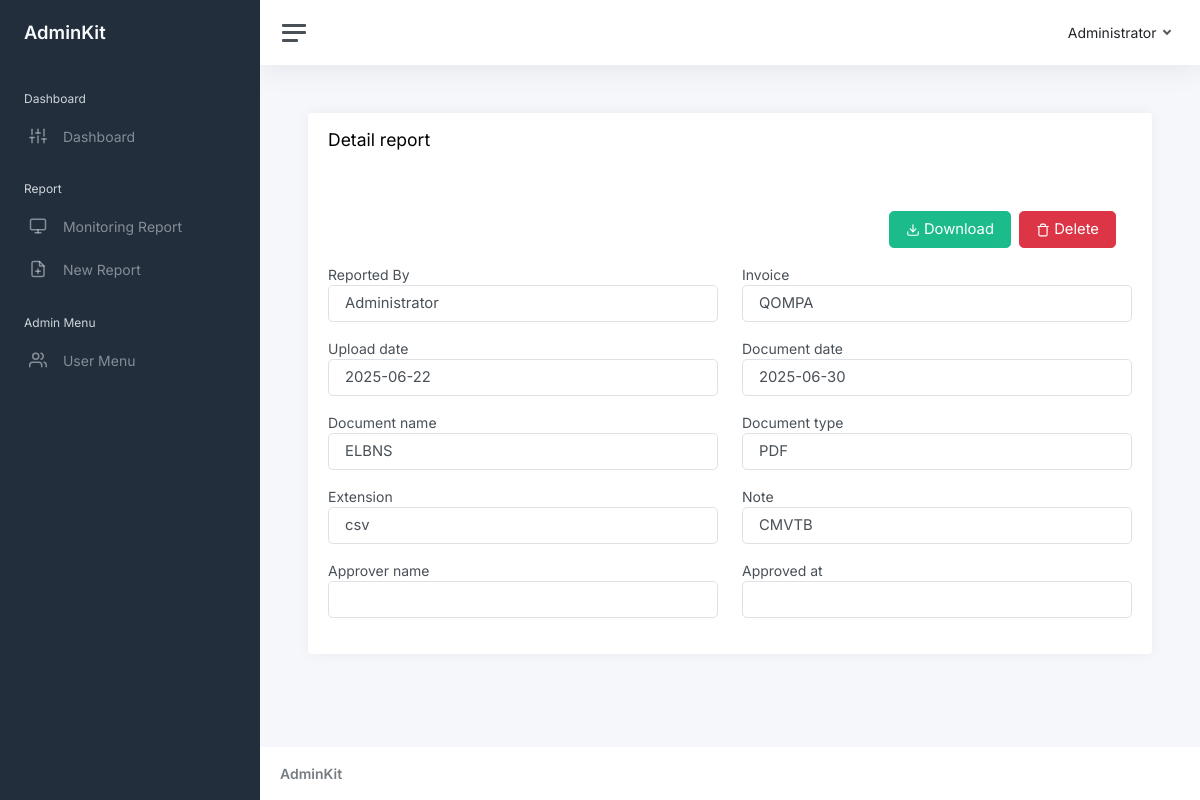
/show-report.php?invoice=QOMPA (signed in), run on the app's committed database.
### tables this page shows
CREATE TABLE IF NOT EXISTS `reports` (
  `id` int NOT NULL AUTO_INCREMENT,
  `reported_by` int NOT NULL,
  `reporter_role_id` int NOT NULL,
  `invoice` varchar(256) NOT NULL,
  `upload_date` date NOT NULL,
  `document_date` date NOT NULL,
  `document_name` varchar(256) NOT NULL,
  `document_type_id` int NOT NULL,
  `extension` varchar(256) NOT NULL,
  `note` longtext,
  `approved_by` int DEFAULT NULL,
  `approved_at` datetime DEFAULT NULL,
  `created_at` datetime NOT NULL,
  `updated_at` datetime NOT NULL,
  PRIMARY KEY (`id`),
  UNIQUE KEY `invoice` (`invoice`),
  KEY `reported_by` (`reported_by`),
  KEY `reporter_role_id` (`reporter_role_id`),
  KEY `document_type_id` (`document_type_id`),
  KEY `approved_by` (`approved_by`),
  CONSTRAINT `FK_reports_document_type` FOREIGN KEY (`document_type_id`) REFERENCES `document_types` (`id`) ON DELETE CASCADE,
  CONSTRAINT `FK_reports_roles` FOREIGN KEY (`reporter_role_id`) REFERENCES `roles` (`id`) ON DELETE CASCADE,
  CONSTRAINT `FK_reports_users` FOREIGN KEY (`reported_by`) REFERENCES `users` (`id`) ON DELETE CASCADE,
  CONSTRAINT `FK_reports_users_2` FOREIGN KEY (`approved_by`) REFERENCES `users` (`id`) ON DELETE CASCADE
);

CREATE TABLE IF NOT EXISTS `users` (
  `id` int NOT NULL AUTO_INCREMENT,
  `name` varchar(256) NOT NULL,
  `email` varchar(256) NOT NULL,
  `password` varchar(256) NOT NULL,
  `role_id` int NOT NULL,
  `created_at` datetime NOT NULL,
  `updated_at` datetime NOT NULL,
  PRIMARY KEY (`id`),
  UNIQUE KEY `email` (`email`),
  KEY `role_id` (`role_id`),
  CONSTRAINT `FK_users_roles` FOREIGN KEY (`role_id`) REFERENCES `roles` (`id`) ON DELETE CASCADE
);

CREATE TABLE IF NOT EXISTS `document_types` (
  `id` int NOT NULL AUTO_INCREMENT,
  `name` varchar(256) NOT NULL,
  `extension` json NOT NULL,
  PRIMARY KEY (`id`),
  UNIQUE KEY `name` (`name`)
);

### middleware/auth.php (called while the page is built, shortened)
<?php
$auth = (object) $_SESSION['auth'];

### show-report.php (the view, shortened to what this page needs)
<?php
include './config/database.php';
include './middleware/auth.php';
$invoice = $_GET['invoice'];
$query = "SELECT a.id, b.name reporter_name, invoice, upload_date, document_date, document_name, c.name document_type, a.extension, note, d.name approver_name, approved_at FROM reports a LEFT JOIN users b on a.reported_by = b.id LEFT JOIN document_types c ON a.document_type_id = c.id LEFT JOIN users d ON a.approved_by = d.id WHERE invoice = '$invoice'";
$data_reports = mysqli_query($db, $query);
$result = mysqli_fetch_object($data_reports);
?>
<div class="card">
    <div class="card-header">
        <h4>Detail report</h4>
    </div>
    <div class="card-body">
        <div class="m-3 d-flex justify-content-end gap-2">
            <a href="download.php?report=<?= $result->document_name ?>" class="btn btn-lg btn-success"><i data-feather="download"></i> Download</a>
            <?php if (empty($result->approved_at) && $auth->role_id == 1) : ?>
                <button class="btn btn-lg btn-danger" data-bs-toggle="modal" data-bs-target="#delete"><i data-feather="trash"></i> Delete</button>
            <?php endif; ?>
        </div>
        <div class="row">
            <div class="col-12 col-md-6 mb-3">
                <label for="reporter_name">Reported By</label>
                <input type="text" id="reporter_name" value="<?= $result->reporter_name ?>" class="form-control form-control-lg" readonly>
            </div>
            <div class="col-12 col-md-6 mb-3">
                <label for="invoice">Invoice</label>
                <input type="text" id="invoice" value="<?= $result->invoice ?>" class="form-control form-control-lg" readonly>
            </div>
            <div class="col-12 col-md-6 mb-3">
                <label for="upload_date">Upload date</label>
                <input type="text" id="upload_date" value="<?= $result->upload_date ?>" class="form-control form-control-lg" readonly>
            </div>
            <div class="col-12 col-md-6 mb-3">
                <label for="document_date">Document date</label>
                <input type="text" id="document_date" value="<?= $result->document_date ?>" class="form-control form-control-lg" readonly>
            </div>
            <div class="col-12 col-md-6 mb-3">
                <label for="document_name">Document name</label>
                <input type="text" id="document_name" value="<?= $result->document_name ?>" class="form-control form-control-lg" readonly>
            </div>
            <div class="col-12 col-md-6 mb-3">
                <label for="document_type">Document type</label>
                <input type="text" id="document_type" value="<?= $result->document_type ?>" class="form-control form-control-lg" readonly>
            </div>
            <div class="col-12 col-md-6 mb-3">
                <label for="extension">Extension</label>
                <input type="text" id="extension" value="<?= $result->extension ?>" class="form-control form-control-lg" readonly>
            </div>
            <div class="col-12 col-md-6 mb-3">
                <label for="note">Note</label>
                <input type="text" id="note" value="<?= $result->note ?>" class="form-control form-control-lg" readonly>
            </div>
            <div class="col-12 col-md-6 mb-3">
                <label for="approver_name">Approver name</label>
                <input type="text" id="approver_name" value="<?= $result->approver_name ?>" class="form-control form-control-lg" readonly>
            </div>
            <div class="col-12 col-md-6 mb-3">
                <label for="approved_at">Approved at</label>
                <input type="text" id="approved_at" value="<?= $result->approved_at ?>" class="form-control form-control-lg" readonly>
            </div>
        </div>
    </div>
</div>
<?php
include "./template.php";
?>

### data on the page
reports: reported_by.name "Administrator", invoice "QOMPA", upload_date "2025-06-22", document_date "2025-06-30", document_name "ELBNS", document_type.name "PDF", extension "csv", note "CMVTB"

### other printed values
$auth->name "Administrator"
